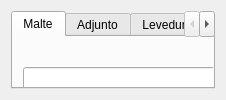
            <widget class="QWidget" name="cadastros_pg">
             <layout class="QVBoxLayout" name="verticalLayout_17">
              <item>
               <widget class="QTabWidget" name="cadastro_tabw">
                <property name="currentIndex">
                 <number>0</number>
                </property>
                <widget class="QWidget" name="malte_aba">
                 <attribute name="title">
                  <string>Malte</string>
                 </attribute>
                 <widget class="QLineEdit" name="lineEdit">
                  <property name="geometry">
                   <rect>
                    <x>10</x>
                    <y>30</y>
                    <width>291</width>
                    <height>31</height>
                   </rect>
                  </property>
                  <property name="font">
                   <font>
                    <pointsize>12</pointsize>
                    <bold>true</bold>
                   </font>
                  </property>
                 </widget>
                 <widget class="QLineEdit" name="lineEdit_2">
                  <property name="geometry">
                   <rect>
                    <x>330</x>
                    <y>30</y>
                    <width>111</width>
                    <height>31</height>
                   </rect>
                  </property>
                  <property name="font">
                   <font>
                    <pointsize>12</pointsize>
                    <bold>true</bold>
                   </font>
                  </property>
                 </widget>
                 <widget class="QLineEdit" name="lineEdit_3">
                  <property name="geometry">
                   <rect>
                    <x>470</x>
                    <y>30</y>
                    <width>111</width>
                    <height>31</height>
                   </rect>
                  </property>
                  <property name="font">
                   <font>
                    <pointsize>12</pointsize>
                    <bold>true</bold>
                   </font>
                  </property>
                 </widget>
                 <widget class="QLineEdit" name="lineEdit_4">
                  <property name="geometry">
                   <rect>
                    <x>170</x>
                    <y>100</y>
                    <width>111</width>
                    <height>31</height>
                   </rect>
                  </property>
                  <property name="font">
                   <font>
                    <pointsize>12</pointsize>
                    <bold>true</bold>
                   </font>
                  </property>
                 </widget>
                 <widget class="QLineEdit" name="lineEdit_5">
                  <property name="geometry">
                   <rect>
                    <x>320</x>
                    <y>100</y>
                    <width>111</width>
                    <height>31</height>
                   </rect>
                  </property>
                  <property name="font">
                   <font>
                    <pointsize>12</pointsize>
                    <bold>true</bold>
                   </font>
                  </property>
                 </widget>
                 <widget class="QLineEdit" name="lineEdit_6">
                  <property name="geometry">
                   <rect>
                    <x>470</x>
                    <y>110</y>
                    <width>101</width>
                    <height>31</height>
                   </rect>
                  </property>
                  <property name="font">
                   <font>
                    <pointsize>12</pointsize>
                    <bold>true</bold>
                   </font>
                  </property>
                 </widget>
                 <widget class="QLineEdit" name="lineEdit_7">
                  <property name="geometry">
                   <rect>
                    <x>10</x>
                    <y>100</y>
                    <width>141</width>
                    <height>31</height>
                   </rect>
                  </property>
                  <property name="font">
                   <font>
                    <pointsize>12</pointsize>
                    <bold>true</bold>
                   </font>
                  </property>
                 </widget>
                 <widget class="QLineEdit" name="lineEdit_8">
                  <property name="geometry">
                   <rect>
                    <x>20</x>
                    <y>180</y>
                    <width>121</width>
                    <height>31</height>
                   </rect>
                  </property>
                  <property name="font">
                   <font>
                    <pointsize>12</pointsize>
                    <bold>true</bold>
                   </font>
                  </property>
                 </widget>
                 <widget class="QLineEdit" name="lineEdit_9">
                  <property name="geometry">
                   <rect>
                    <x>160</x>
                    <y>180</y>
                    <width>91</width>
                    <height>31</height>
                   </rect>
                  </property>
                  <property name="font">
                   <font>
                    <pointsize>12</pointsize>
                    <bold>true</bold>
                   </font>
                  </property>
                 </widget>
                 <widget class="QLineEdit" name="lineEdit_10">
                  <property name="geometry">
                   <rect>
                    <x>270</x>
                    <y>180</y>
                    <width>81</width>
                    <height>31</height>
                   </rect>
                  </property>
                  <property name="font">
                   <font>
                    <pointsize>12</pointsize>
                    <bold>true</bold>
                   </font>
                  </property>
                 </widget>
                 <widget class="QLineEdit" name="lineEdit_11">
                  <property name="geometry">
                   <rect>
                    <x>370</x>
                    <y>180</y>
                    <width>71</width>
                    <height>31</height>
                   </rect>
                  </property>
                  <property name="font">
                   <font>
                    <pointsize>12</pointsize>
                    <bold>true</bold>
                   </font>
                  </property>
                 </widget>
                 <widget class="QLineEdit" name="lineEdit_12">
                  <property name="geometry">
                   <rect>
                    <x>480</x>
                    <y>190</y>
                    <width>81</width>
                    <height>31</height>
                   </rect>
                  </property>
                  <property name="font">
                   <font>
                    <pointsize>12</pointsize>
                    <bold>true</bold>
                   </font>
                  </property>
                 </widget>
                 <widget class="QGroupBox" name="groupBox">
                  <property name="geometry">
                   <rect>
                    <x>400</x>
                    <y>240</y>
                    <width>181</width>
                    <height>131</height>
                   </rect>
                  </property>
                  <property name="title">
                   <string>GroupBox</string>
                  </property>
                  <widget class="QCheckBox" name="checkBox">
                   <property name="geometry">
                    <rect>
                     <x>10</x>
                     <y>30</y>
                     <width>76</width>
                     <height>20</height>
                    </rect>
                   </property>
                   <property name="text">
                    <string>CheckBox</string>
                   </property>
                  </widget>
                  <widget class="QCheckBox" name="checkBox_2">
                   <property name="geometry">
                    <rect>
                     <x>10</x>
                     <y>90</y>
                     <width>76</width>
                     <height>20</height>
                    </rect>
                   </property>
                   <property name="text">
                    <string>CheckBox</string>
                   </property>
                  </widget>
                  <widget class="QCheckBox" name="checkBox_3">
                   <property name="geometry">
                    <rect>
                     <x>10</x>
                     <y>60</y>
                     <width>76</width>
                     <height>20</height>
                    </rect>
                   </property>
                   <property name="text">
                    <string>CheckBox</string>
                   </property>
                  </widget>
                 </widget>
                 <widget class="QTextEdit" name="textEdit">
                  <property name="geometry">
                   <rect>
                    <x>20</x>
                    <y>250</y>
                    <width>331</width>
                    <height>111</height>
                   </rect>
                  </property>
                 </widget>
                </widget>
                <widget class="QWidget" name="adjunto_aba">
                 <attribute name="title">
                  <string>Adjunto</string>
                 </attribute>
                </widget>
                <widget class="QWidget" name="levedura_aba">
                 <attribute name="title">
                  <string>Levedura</string>
                 </attribute>
                </widget>
                <widget class="QWidget" name="lupulo_aba">
                 <attribute name="title">
                  <string>Lupúlo</string>
                 </attribute>
                </widget>
               </widget>
              </item>
             </layout>
            </widget>
